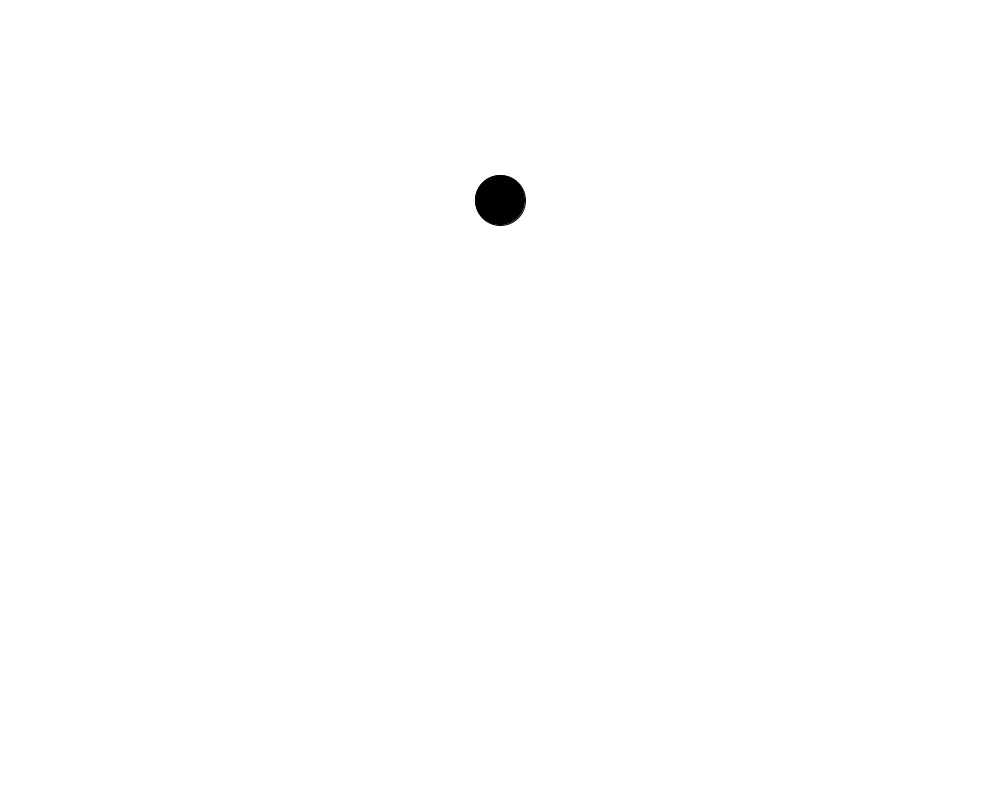
Frame 1 (no input)
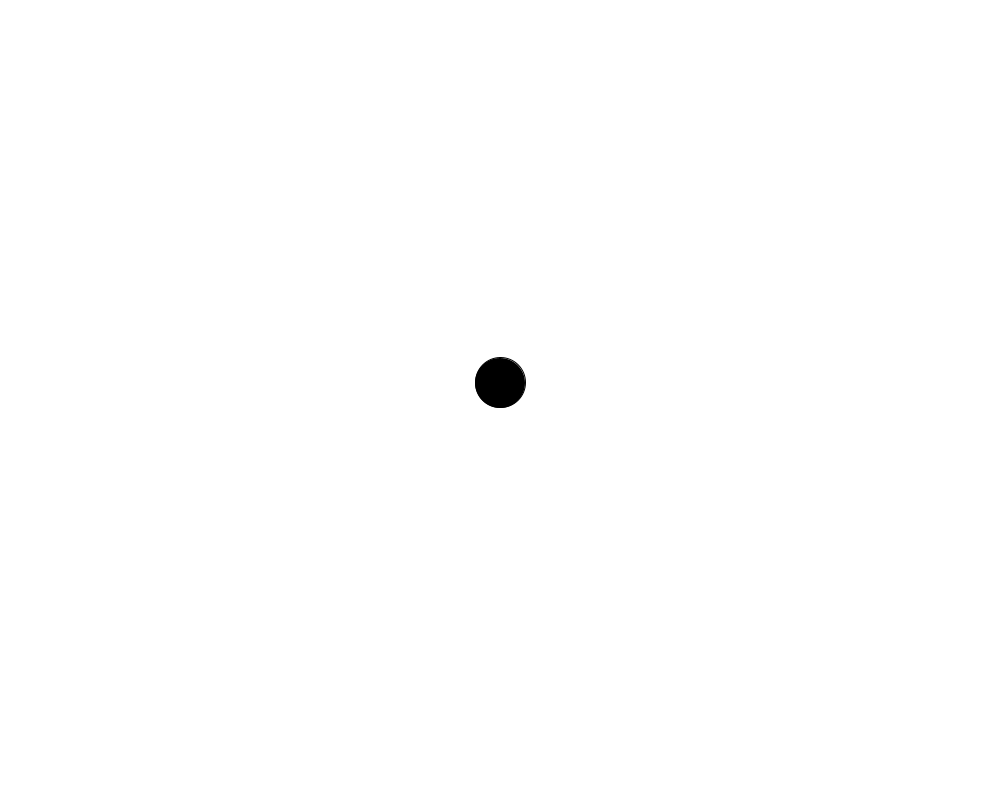
Frame 60 (the mouse pressed at the canvas centre just before this capture)
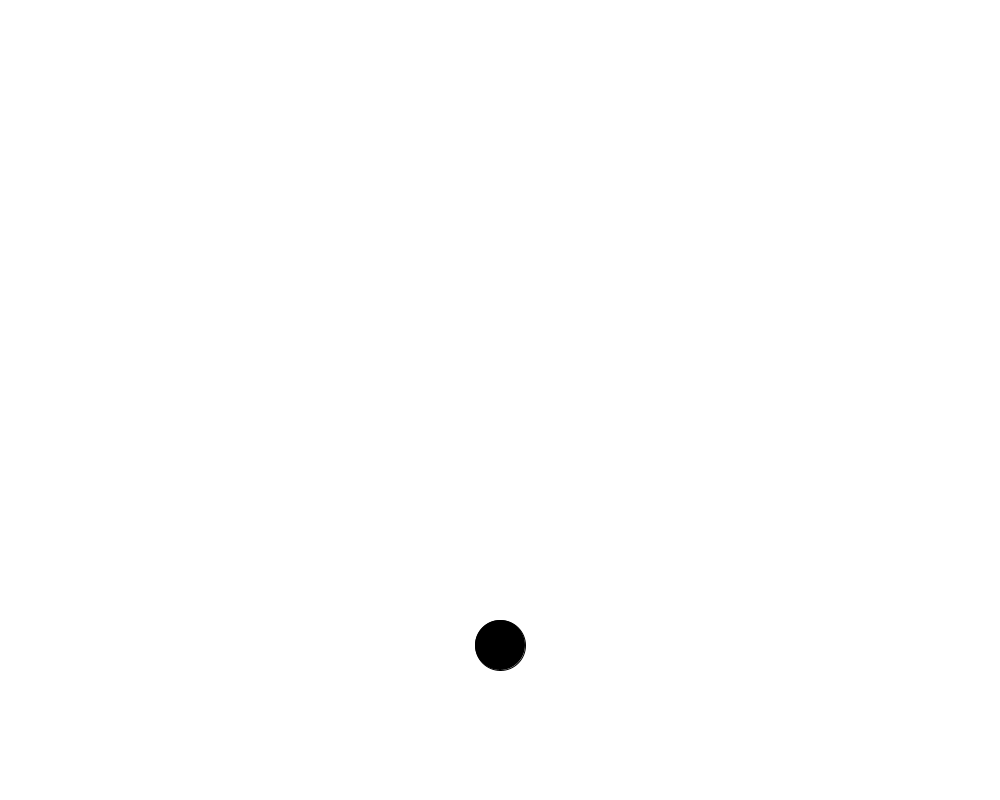
Frame 120 (the mouse held since frame 60 and released just before this capture)

The Processing sketch that drew these frames (run headless with seeded random() and noise(); from frame 60 on, the mouse is pressed at the canvas centre):

// Processing sketch: Gravity_Ball
// ── Gravity_Ball.pde
float bally;
float Vy = 0;
float Ay = .1;
float sz = 50;

void setup () {
  size (1000, 800);
  fill (0);
  bally = height/4;
}

void draw () {
  background (255);

  Vy += Ay; //Change Velocity
  bally += Vy; //Change Displacement

  ellipse (width/2, bally, sz, sz);

//Bounce Ball
  if (bally + sz/2 >= height) {
    bally=height - sz/2;
    Vy *=-1;
  }
}
